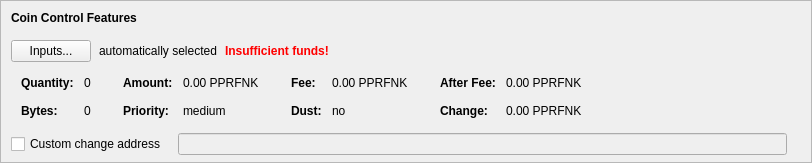
    <widget class="QFrame" name="frameCoinControl">
     <property name="sizePolicy">
      <sizepolicy hsizetype="Expanding" vsizetype="Expanding">
       <horstretch>0</horstretch>
       <verstretch>0</verstretch>
      </sizepolicy>
     </property>
     <property name="maximumSize">
      <size>
       <width>16777215</width>
       <height>16777215</height>
      </size>
     </property>
     <property name="frameShape">
      <enum>QFrame::StyledPanel</enum>
     </property>
     <property name="frameShadow">
      <enum>QFrame::Sunken</enum>
     </property>
     <layout class="QVBoxLayout" name="verticalLayoutCoinControl2">
      <property name="spacing">
       <number>0</number>
      </property>
      <property name="leftMargin">
       <number>0</number>
      </property>
      <property name="topMargin">
       <number>0</number>
      </property>
      <property name="rightMargin">
       <number>0</number>
      </property>
      <property name="bottomMargin">
       <number>6</number>
      </property>
      <item>
       <layout class="QVBoxLayout" name="verticalLayoutCoinControl" stretch="0,0,0,0,1">
        <property name="spacing">
         <number>0</number>
        </property>
        <property name="leftMargin">
         <number>10</number>
        </property>
        <property name="topMargin">
         <number>10</number>
        </property>
        <item>
         <layout class="QHBoxLayout" name="horizontalLayoutCoinControl1">
          <property name="bottomMargin">
           <number>15</number>
          </property>
          <item>
           <widget class="QLabel" name="labelCoinControlFeatures">
            <property name="sizePolicy">
             <sizepolicy hsizetype="Preferred" vsizetype="Maximum">
              <horstretch>0</horstretch>
              <verstretch>0</verstretch>
             </sizepolicy>
            </property>
            <property name="font">
             <font>
              <weight>75</weight>
              <bold>true</bold>
             </font>
            </property>
            <property name="styleSheet">
             <string notr="true">font-weight:bold;</string>
            </property>
            <property name="text">
             <string>Coin Control Features</string>
            </property>
           </widget>
          </item>
         </layout>
        </item>
        <item>
         <layout class="QHBoxLayout" name="horizontalLayoutCoinControl2" stretch="0,0,0,0">
          <property name="spacing">
           <number>8</number>
          </property>
          <property name="bottomMargin">
           <number>10</number>
          </property>
          <item>
           <widget class="QPushButton" name="pushButtonCoinControl">
            <property name="styleSheet">
             <string notr="true"/>
            </property>
            <property name="text">
             <string>Inputs...</string>
            </property>
            <property name="autoDefault">
             <bool>false</bool>
            </property>
           </widget>
          </item>
          <item>
           <widget class="QLabel" name="labelCoinControlAutomaticallySelected">
            <property name="text">
             <string>automatically selected</string>
            </property>
            <property name="margin">
             <number>5</number>
            </property>
           </widget>
          </item>
          <item>
           <widget class="QLabel" name="labelCoinControlInsuffFunds">
            <property name="font">
             <font>
              <weight>75</weight>
              <bold>true</bold>
             </font>
            </property>
            <property name="styleSheet">
             <string notr="true">color:red;font-weight:bold;</string>
            </property>
            <property name="text">
             <string>Insufficient funds!</string>
            </property>
            <property name="margin">
             <number>5</number>
            </property>
           </widget>
          </item>
          <item>
           <spacer name="horizontalSpacerCoinControl">
            <property name="orientation">
             <enum>Qt::Horizontal</enum>
            </property>
            <property name="sizeHint" stdset="0">
             <size>
              <width>40</width>
              <height>1</height>
             </size>
            </property>
           </spacer>
          </item>
         </layout>
        </item>
        <item>
         <widget class="QWidget" name="widgetCoinControl" native="true">
          <property name="sizePolicy">
           <sizepolicy hsizetype="Preferred" vsizetype="Preferred">
            <horstretch>0</horstretch>
            <verstretch>0</verstretch>
           </sizepolicy>
          </property>
          <property name="minimumSize">
           <size>
            <width>0</width>
            <height>0</height>
           </size>
          </property>
          <property name="styleSheet">
           <string notr="true"/>
          </property>
          <layout class="QHBoxLayout" name="horizontalLayoutCoinControl5">
           <property name="leftMargin">
            <number>0</number>
           </property>
           <property name="topMargin">
            <number>0</number>
           </property>
           <property name="rightMargin">
            <number>0</number>
           </property>
           <property name="bottomMargin">
            <number>0</number>
           </property>
           <item>
            <layout class="QHBoxLayout" name="horizontalLayoutCoinControl3" stretch="0,0,0,1">
             <property name="spacing">
              <number>20</number>
             </property>
             <property name="topMargin">
              <number>0</number>
             </property>
             <property name="bottomMargin">
              <number>10</number>
             </property>
             <item>
              <layout class="QFormLayout" name="formLayoutCoinControl1">
               <property name="horizontalSpacing">
                <number>10</number>
               </property>
               <property name="verticalSpacing">
                <number>14</number>
               </property>
               <property name="leftMargin">
                <number>10</number>
               </property>
               <property name="topMargin">
                <number>4</number>
               </property>
               <property name="rightMargin">
                <number>6</number>
               </property>
               <item row="0" column="0">
                <widget class="QLabel" name="labelCoinControlQuantityText">
                 <property name="font">
                  <font>
                   <weight>75</weight>
                   <bold>true</bold>
                  </font>
                 </property>
                 <property name="text">
                  <string>Quantity:</string>
                 </property>
                 <property name="margin">
                  <number>0</number>
                 </property>
                </widget>
               </item>
               <item row="0" column="1">
                <widget class="QLabel" name="labelCoinControlQuantity">
                 <property name="cursor">
                  <cursorShape>IBeamCursor</cursorShape>
                 </property>
                 <property name="contextMenuPolicy">
                  <enum>Qt::ActionsContextMenu</enum>
                 </property>
                 <property name="text">
                  <string notr="true">0</string>
                 </property>
                 <property name="margin">
                  <number>0</number>
                 </property>
                 <property name="textInteractionFlags">
                  <set>Qt::LinksAccessibleByMouse|Qt::TextSelectableByKeyboard|Qt::TextSelectableByMouse</set>
                 </property>
                </widget>
               </item>
               <item row="1" column="0">
                <widget class="QLabel" name="labelCoinControlBytesText">
                 <property name="font">
                  <font>
                   <weight>75</weight>
                   <bold>true</bold>
                  </font>
                 </property>
                 <property name="text">
                  <string>Bytes:</string>
                 </property>
                </widget>
               </item>
               <item row="1" column="1">
                <widget class="QLabel" name="labelCoinControlBytes">
                 <property name="cursor">
                  <cursorShape>IBeamCursor</cursorShape>
                 </property>
                 <property name="contextMenuPolicy">
                  <enum>Qt::ActionsContextMenu</enum>
                 </property>
                 <property name="text">
                  <string notr="true">0</string>
                 </property>
                 <property name="textInteractionFlags">
                  <set>Qt::LinksAccessibleByMouse|Qt::TextSelectableByKeyboard|Qt::TextSelectableByMouse</set>
                 </property>
                </widget>
               </item>
              </layout>
             </item>
             <item>
              <layout class="QFormLayout" name="formLayoutCoinControl2">
               <property name="horizontalSpacing">
                <number>10</number>
               </property>
               <property name="verticalSpacing">
                <number>14</number>
               </property>
               <property name="leftMargin">
                <number>6</number>
               </property>
               <property name="topMargin">
                <number>4</number>
               </property>
               <property name="rightMargin">
                <number>6</number>
               </property>
               <item row="0" column="0">
                <widget class="QLabel" name="labelCoinControlAmountText">
                 <property name="font">
                  <font>
                   <weight>75</weight>
                   <bold>true</bold>
                  </font>
                 </property>
                 <property name="text">
                  <string>Amount:</string>
                 </property>
                 <property name="margin">
                  <number>0</number>
                 </property>
                </widget>
               </item>
               <item row="0" column="1">
                <widget class="QLabel" name="labelCoinControlAmount">
                 <property name="cursor">
                  <cursorShape>IBeamCursor</cursorShape>
                 </property>
                 <property name="contextMenuPolicy">
                  <enum>Qt::ActionsContextMenu</enum>
                 </property>
                 <property name="text">
                  <string notr="true">0.00 PPRFNK</string>
                 </property>
                 <property name="textInteractionFlags">
                  <set>Qt::LinksAccessibleByMouse|Qt::TextSelectableByKeyboard|Qt::TextSelectableByMouse</set>
                 </property>
                </widget>
               </item>
               <item row="1" column="0">
                <widget class="QLabel" name="labelCoinControlPriorityText">
                 <property name="font">
                  <font>
                   <weight>75</weight>
                   <bold>true</bold>
                  </font>
                 </property>
                 <property name="text">
                  <string>Priority:</string>
                 </property>
                </widget>
               </item>
               <item row="1" column="1">
                <widget class="QLabel" name="labelCoinControlPriority">
                 <property name="cursor">
                  <cursorShape>IBeamCursor</cursorShape>
                 </property>
                 <property name="contextMenuPolicy">
                  <enum>Qt::ActionsContextMenu</enum>
                 </property>
                 <property name="text">
                  <string>medium</string>
                 </property>
                 <property name="textInteractionFlags">
                  <set>Qt::LinksAccessibleByMouse|Qt::TextSelectableByKeyboard|Qt::TextSelectableByMouse</set>
                 </property>
                </widget>
               </item>
              </layout>
             </item>
             <item>
              <layout class="QFormLayout" name="formLayoutCoinControl3">
               <property name="horizontalSpacing">
                <number>10</number>
               </property>
               <property name="verticalSpacing">
                <number>14</number>
               </property>
               <property name="leftMargin">
                <number>6</number>
               </property>
               <property name="topMargin">
                <number>4</number>
               </property>
               <property name="rightMargin">
                <number>6</number>
               </property>
               <item row="0" column="0">
                <widget class="QLabel" name="labelCoinControlFeeText">
                 <property name="font">
                  <font>
                   <weight>75</weight>
                   <bold>true</bold>
                  </font>
                 </property>
                 <property name="text">
                  <string>Fee:</string>
                 </property>
                 <property name="margin">
                  <number>0</number>
                 </property>
                </widget>
               </item>
               <item row="0" column="1">
                <widget class="QLabel" name="labelCoinControlFee">
                 <property name="cursor">
                  <cursorShape>IBeamCursor</cursorShape>
                 </property>
                 <property name="contextMenuPolicy">
                  <enum>Qt::ActionsContextMenu</enum>
                 </property>
                 <property name="text">
                  <string notr="true">0.00 PPRFNK</string>
                 </property>
                 <property name="textInteractionFlags">
                  <set>Qt::LinksAccessibleByMouse|Qt::TextSelectableByKeyboard|Qt::TextSelectableByMouse</set>
                 </property>
                </widget>
               </item>
               <item row="1" column="0">
                <widget class="QLabel" name="labelCoinControlLowOutputText">
                 <property name="font">
                  <font>
                   <weight>75</weight>
                   <bold>true</bold>
                  </font>
                 </property>
                 <property name="text">
                  <string>Dust:</string>
                 </property>
                </widget>
               </item>
               <item row="1" column="1">
                <widget class="QLabel" name="labelCoinControlLowOutput">
                 <property name="cursor">
                  <cursorShape>IBeamCursor</cursorShape>
                 </property>
                 <property name="contextMenuPolicy">
                  <enum>Qt::ActionsContextMenu</enum>
                 </property>
                 <property name="text">
                  <string>no</string>
                 </property>
                 <property name="textInteractionFlags">
                  <set>Qt::LinksAccessibleByMouse|Qt::TextSelectableByKeyboard|Qt::TextSelectableByMouse</set>
                 </property>
                </widget>
               </item>
              </layout>
             </item>
             <item>
              <layout class="QFormLayout" name="formLayoutCoinControl4">
               <property name="horizontalSpacing">
                <number>10</number>
               </property>
               <property name="verticalSpacing">
                <number>14</number>
               </property>
               <property name="leftMargin">
                <number>6</number>
               </property>
               <property name="topMargin">
                <number>4</number>
               </property>
               <property name="rightMargin">
                <number>6</number>
               </property>
               <item row="0" column="0">
                <widget class="QLabel" name="labelCoinControlAfterFeeText">
                 <property name="font">
                  <font>
                   <weight>75</weight>
                   <bold>true</bold>
                  </font>
                 </property>
                 <property name="text">
                  <string>After Fee:</string>
                 </property>
                 <property name="margin">
                  <number>0</number>
                 </property>
                </widget>
               </item>
               <item row="0" column="1">
                <widget class="QLabel" name="labelCoinControlAfterFee">
                 <property name="cursor">
                  <cursorShape>IBeamCursor</cursorShape>
                 </property>
                 <property name="contextMenuPolicy">
                  <enum>Qt::ActionsContextMenu</enum>
                 </property>
                 <property name="text">
                  <string notr="true">0.00 PPRFNK</string>
                 </property>
                 <property name="textInteractionFlags">
                  <set>Qt::LinksAccessibleByMouse|Qt::TextSelectableByKeyboard|Qt::TextSelectableByMouse</set>
                 </property>
                </widget>
               </item>
               <item row="1" column="0">
                <widget class="QLabel" name="labelCoinControlChangeText">
                 <property name="font">
                  <font>
                   <weight>75</weight>
                   <bold>true</bold>
                  </font>
                 </property>
                 <property name="text">
                  <string>Change:</string>
                 </property>
                </widget>
               </item>
               <item row="1" column="1">
                <widget class="QLabel" name="labelCoinControlChange">
                 <property name="cursor">
                  <cursorShape>IBeamCursor</cursorShape>
                 </property>
                 <property name="contextMenuPolicy">
                  <enum>Qt::ActionsContextMenu</enum>
                 </property>
                 <property name="text">
                  <string notr="true">0.00 PPRFNK</string>
                 </property>
                 <property name="textInteractionFlags">
                  <set>Qt::LinksAccessibleByMouse|Qt::TextSelectableByKeyboard|Qt::TextSelectableByMouse</set>
                 </property>
                </widget>
               </item>
              </layout>
             </item>
            </layout>
           </item>
          </layout>
         </widget>
        </item>
        <item>
         <layout class="QHBoxLayout" name="horizontalLayoutCoinControl4" stretch="0,0,0">
          <property name="spacing">
           <number>12</number>
          </property>
          <property name="sizeConstraint">
           <enum>QLayout::SetDefaultConstraint</enum>
          </property>
          <property name="topMargin">
           <number>5</number>
          </property>
          <property name="rightMargin">
           <number>5</number>
          </property>
          <item>
           <widget class="QCheckBox" name="checkBoxCoinControlChange">
            <property name="toolTip">
             <string>If this is activated, but the change address is empty or invalid, change will be sent to a newly generated address.</string>
            </property>
            <property name="text">
             <string>Custom change address</string>
            </property>
           </widget>
          </item>
          <item>
           <widget class="QValidatedLineEdit" name="lineEditCoinControlChange">
            <property name="enabled">
             <bool>false</bool>
            </property>
            <property name="sizePolicy">
             <sizepolicy hsizetype="Expanding" vsizetype="Fixed">
              <horstretch>0</horstretch>
              <verstretch>0</verstretch>
             </sizepolicy>
            </property>
           </widget>
          </item>
          <item>
           <widget class="QLabel" name="labelCoinControlChangeLabel">
            <property name="sizePolicy">
             <sizepolicy hsizetype="Preferred" vsizetype="Expanding">
              <horstretch>0</horstretch>
              <verstretch>0</verstretch>
             </sizepolicy>
            </property>
            <property name="minimumSize">
             <size>
              <width>0</width>
              <height>0</height>
             </size>
            </property>
            <property name="text">
             <string/>
            </property>
            <property name="margin">
             <number>3</number>
            </property>
           </widget>
          </item>
         </layout>
        </item>
        <item>
         <spacer name="verticalSpacerCoinControl">
          <property name="orientation">
           <enum>Qt::Vertical</enum>
          </property>
          <property name="sizeHint" stdset="0">
           <size>
            <width>800</width>
            <height>1</height>
           </size>
          </property>
         </spacer>
        </item>
       </layout>
      </item>
     </layout>
    </widget>
